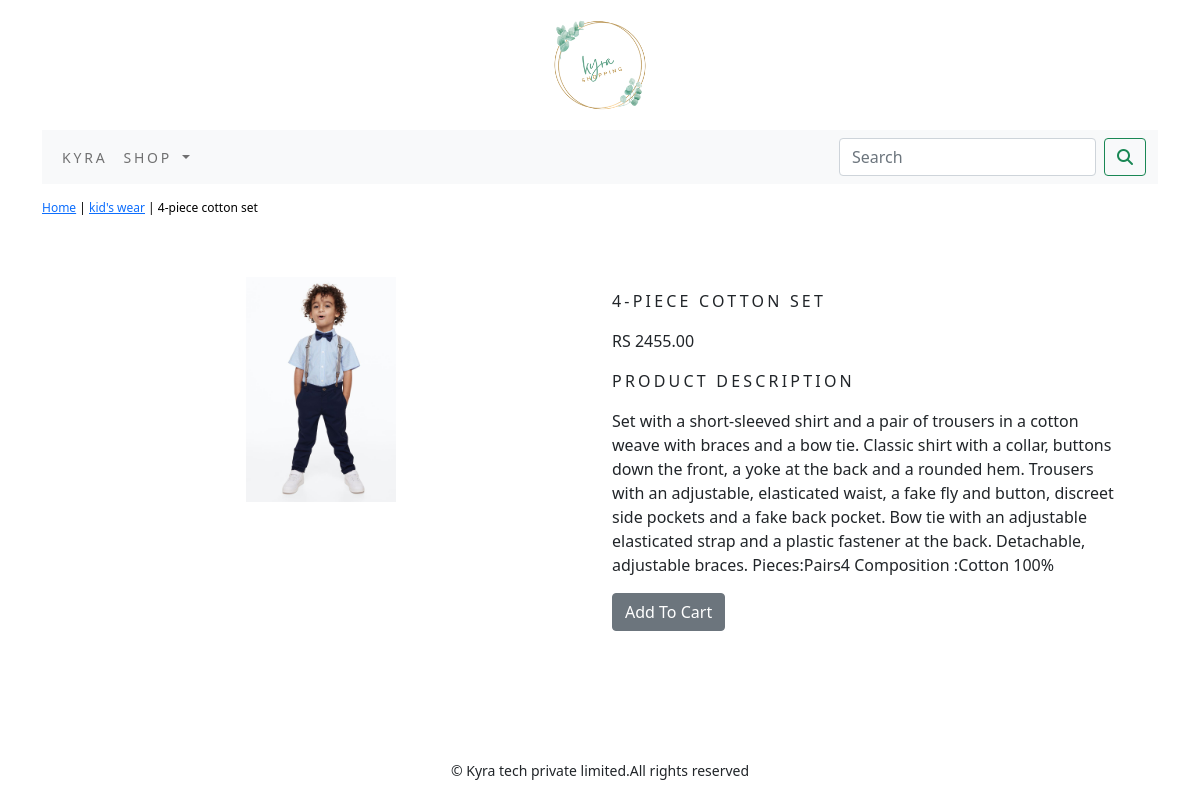
Page /kyra/kids-wear/4-piece-cotton-set/ on the committed database.
### Kyra/models.py (models this page shows, shortened)
class Product(models.Model):
    name = models.CharField(max_length=250, unique=True)
    slug = models.SlugField(max_length=250, unique=True)
    desc = models.TextField(blank=True)
    price = models.DecimalField(max_digits=10, decimal_places=2)
    category = models.ForeignKey(Category, on_delete=models.CASCADE)
    img = models.ImageField(upload_to='product', blank=True)
    stock = models.IntegerField()
    available = models.BooleanField(default=True)
    created = models.DateTimeField(auto_now_add=True)
    updated = models.DateTimeField(auto_now=True)
    class Meta:
        ordering = ('name',)
        verbose_name = 'product'
        verbose_name_plural = 'products'

class Category(models.Model):
    name = models.CharField(max_length=250, unique=True)
    slug = models.SlugField(max_length=250, unique=True)
    desc = models.TextField(blank=True)
    img = models.ImageField(upload_to='category', blank=True)
    class Meta:
        ordering = ('name',)
        verbose_name = 'category'
        verbose_name_plural = 'categories'
    def get_url(self):
        return reverse('Kyra:products_by_category', args=[self.slug])
    def __str__(self):
        return '{}'.format(self.name)

### Kyra/views.py (the view)
# urls.py: path('<slug:c_slug>/<slug:product_slug>/', views.prodetail, name='productcatdetail'),
def prodetail(request, c_slug, product_slug):
    try:
        product = Product.objects.get(category__slug=c_slug, slug=product_slug)
    except Exception as e:
        raise e
    return render(request, 'product.html', {'product': product})

### Kyra/context_processors.py (called while the page is built)
def menu_links(request):
    links = Category.objects.all()
    return dict(links=links)

### cart/context_processors.py (called while the page is built)
def counter(request):
    item_count=0
    if 'admin' in request.path:
        return{}
    else:
        try:
            cart=Cart.objects.filter(cart_id=_cart_id(request))
            car_items=CartItem.objects.all().filter(cart=cart[:1])
            for cart_item in car_items:
                item_count += cart_item.quantity
        except Cart.DoesNotExist:
            item_count=0
    return dict(item_count=item_count)

### cart/views.py (called while the page is built)
def _cart_id(request):
    cart=request.session.session_key
    if not cart:
        cart=request.session.create()
    return cart

### templates/product.html (shortened to what this page needs)
{% extends 'base.html' %}
{% load static %}
 {% block content %}
<div class="row my_prod_row_class">
        <div class="mx_auto">
            <p><a href="{% url 'Kyra:allprodcat' %}">Home</a> | <a href="{{product.category.get_url}}">{{product.category}}</a> | {{product.name}}</p>
        </div>
</div>
<div class="container">
<br>
   <div class="row">
       <div class="col-12 col-sm-12 col-md-12 col-lg-6 text-center">
           <div style="min-width:18rem">
               <img src="{{ product.img.url}}" alt="{{product.name}}" width="150px">
           </div>
       </div>
               <div class="col-12 col-sm-12 col-md-12 col-lg-6">
                   <div>
                    <h1 class="my_prod_title">{{product.name}}</h1>
                    <p>RS {{product.price}}</p>
                     <p class="my_title">product description</p>
                    <p class="text-justify my_prod_text">{{product.desc}}</p>
                         {% if product.stock <= 0 %}
                             <p class="text-justify my_prod_text"><b>Out Of stock</b></p>
                         {% else %}
                   <a class="btn btn-secondary" href="{% url 'cart:add_cart' product.id %}">Add To Cart</a>
                         {% endif %}
                    </div>
               </div>
         </div>
</div>
{% endblock %}

### static/css/custom.css (style rules this page uses)
body { font-family: 'Oswald', sans-serif; }
.my_title { font-size:16px; text-transform:uppercase; letter-spacing:.2em; }
.my_prod_row_class { padding-top:15px; padding-bottom:20px; }
.my_prod_row_class .mx_auto { color:black; font-size:12px; text-decoration:none; }
.my_prod_title { font-size:16px; text-transform:uppercase; letter-spacing:.2em; padding-top:15px; padding-bottom:10px; }
.my_prod_text { padding-right:20px; }

### rows in the picture
Product: category "kid's wear", name "4-piece cotton set", img (picture), name "4-PIECE COTTON SET", price "2455.00", desc "Set with a short-sleeved shirt and a pair of trousers in a cotton weave with braces and a bow tie. Classic shirt with a collar, buttons down the front, a yoke at the back and a rounded hem. Trousers with an adjustable, elasticated waist, a fake fly and button, discreet side pockets and a fake back pocket. Bow tie with an adjustable elasticated strap and a plastic fastener at the back. Detachable, adjustable braces. Pieces:Pairs4 Composition :Cotton 100%"
